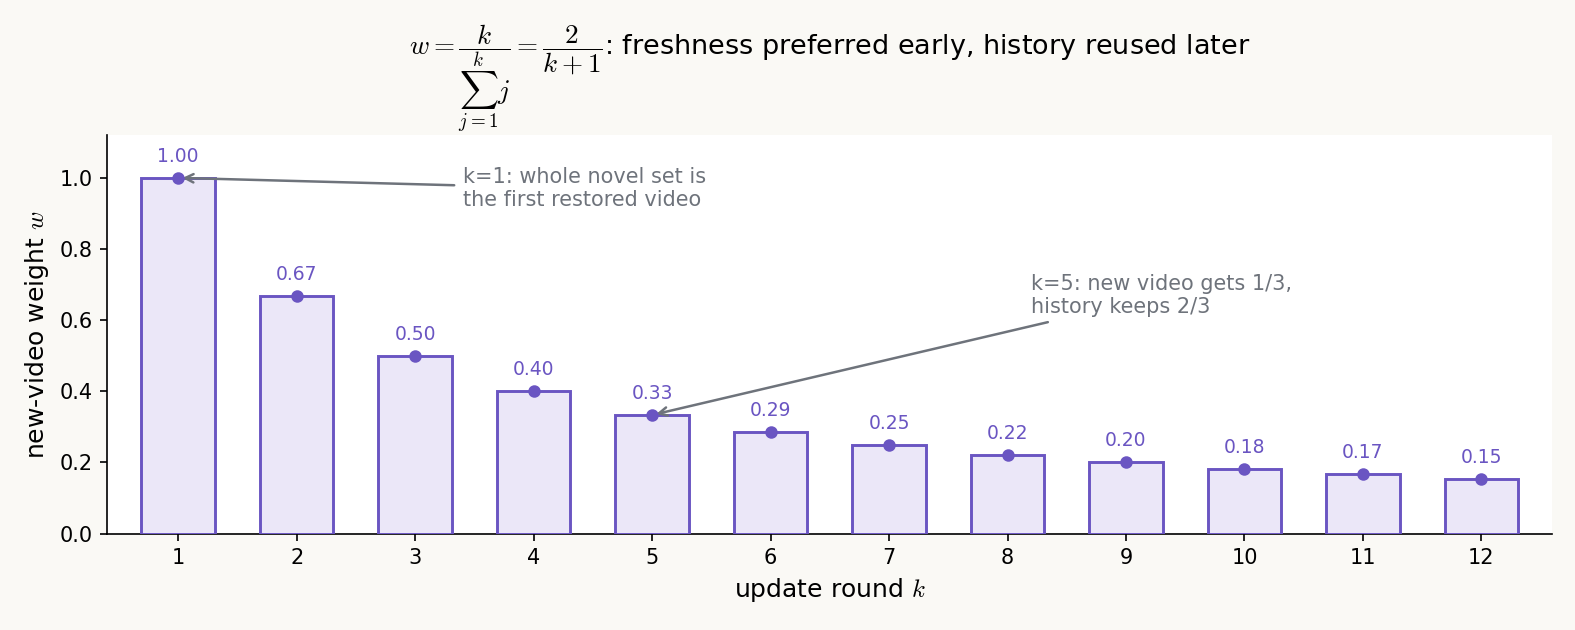

This chart was generated by the following Python code:
# -*- coding: utf-8 -*-
"""Fig B: the PDUS sampling weight w(k) = k / sum_{j=1..k} j = 2/(k+1).
Shows: early updates let the freshest restored video dominate the novel-view
dataset; later the weight decays, reusing accumulated history.
"""
import matplotlib
matplotlib.use("Agg")
import matplotlib.pyplot as plt
import numpy as np

plt.rcParams.update({
    "font.family": "sans-serif", "font.sans-serif": ["DejaVu Sans"],
    "mathtext.fontset": "cm",
})
C_ALT, C_ALT_FILL = "#6a55c2", "#ebe7f8"
C_IN, C_IN_FILL = "#1a6fa3", "#e2eff5"
C_WIRE = "#6e737b"

ks = np.arange(1, 13)
w = ks / (ks * (ks + 1) / 2)  # = 2/(k+1)

fig, ax = plt.subplots(figsize=(10.5, 4.2))
ax.set_xlim(0.4, 12.6); ax.set_ylim(0, 1.12)
ax.bar(ks, w, width=0.62, color=C_ALT_FILL, edgecolor=C_ALT, lw=1.4, zorder=3)
ax.plot(ks, w, "o", color=C_ALT, ms=5, zorder=4)
ax.set_xticks(ks)
ax.set_xlabel("update round $k$", fontsize=12)
ax.set_ylabel("new-video weight $w$", fontsize=12)
ax.set_title(r"$w = \dfrac{k}{\sum_{j=1}^{k} j} = \dfrac{2}{k+1}$: freshness preferred early, history reused later",
             fontsize=13, pad=14)
for k, v in zip(ks, w):
    ax.text(k, v + 0.045, f"{v:.2f}", ha="center", fontsize=9, color=C_ALT)
ax.annotate("k=1: whole novel set is\nthe first restored video",
            xy=(1, 1.0), xytext=(3.4, 0.92),
            arrowprops=dict(arrowstyle="->", color=C_WIRE, lw=1.2),
            fontsize=10, color=C_WIRE)
ax.annotate("k=5: new video gets 1/3,\nhistory keeps 2/3",
            xy=(5, 1/3), xytext=(8.2, 0.62),
            arrowprops=dict(arrowstyle="->", color=C_WIRE, lw=1.2),
            fontsize=10, color=C_WIRE)
ax.spines["top"].set_visible(False); ax.spines["right"].set_visible(False)
fig.tight_layout()
fig.savefig("/home/hatch/workspace/your_files/paper-xray-40/world-model-driving/recondreamer-xray/fig-weight.png",
            dpi=150, facecolor="#faf9f5")
print("ok")
